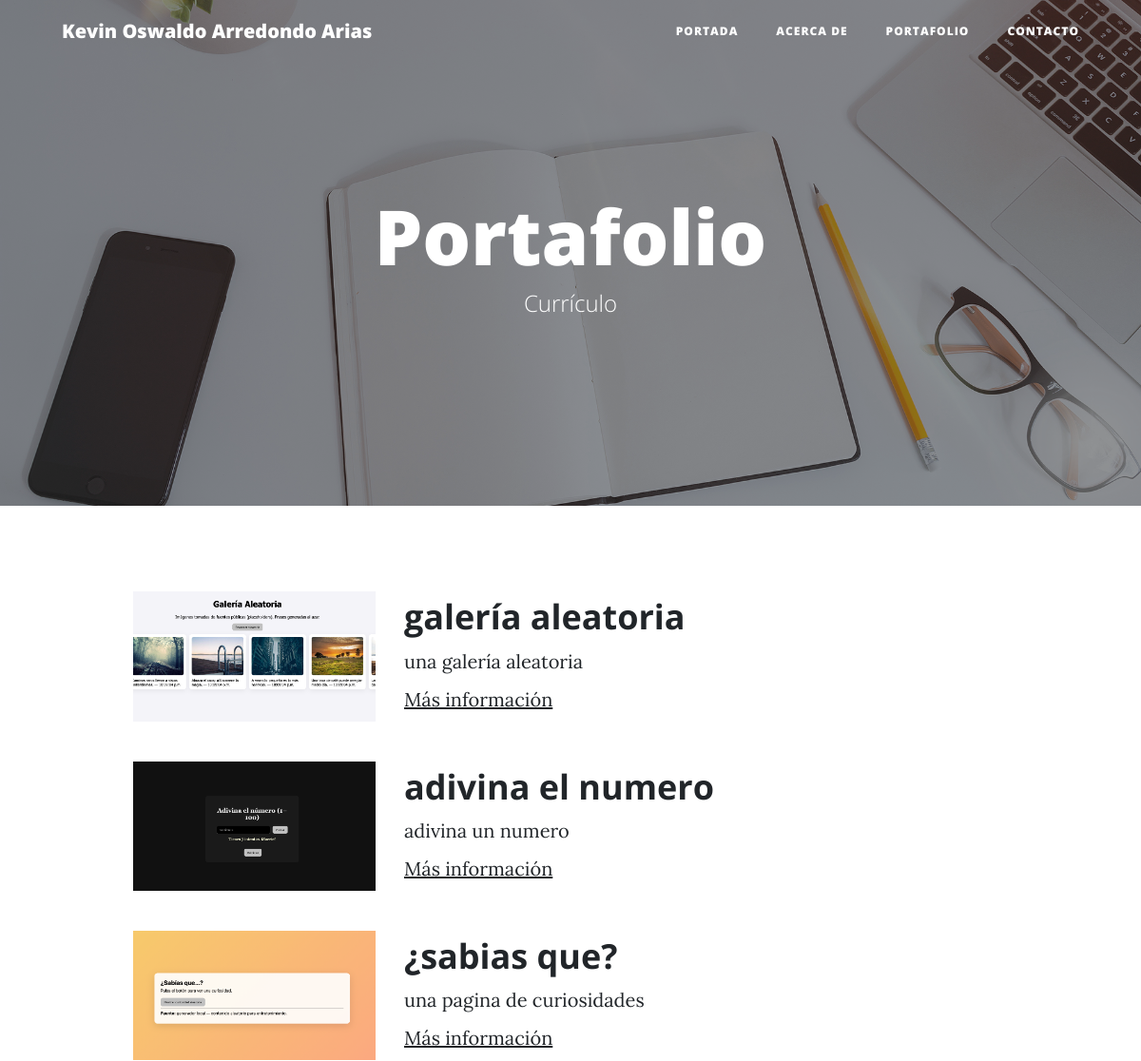
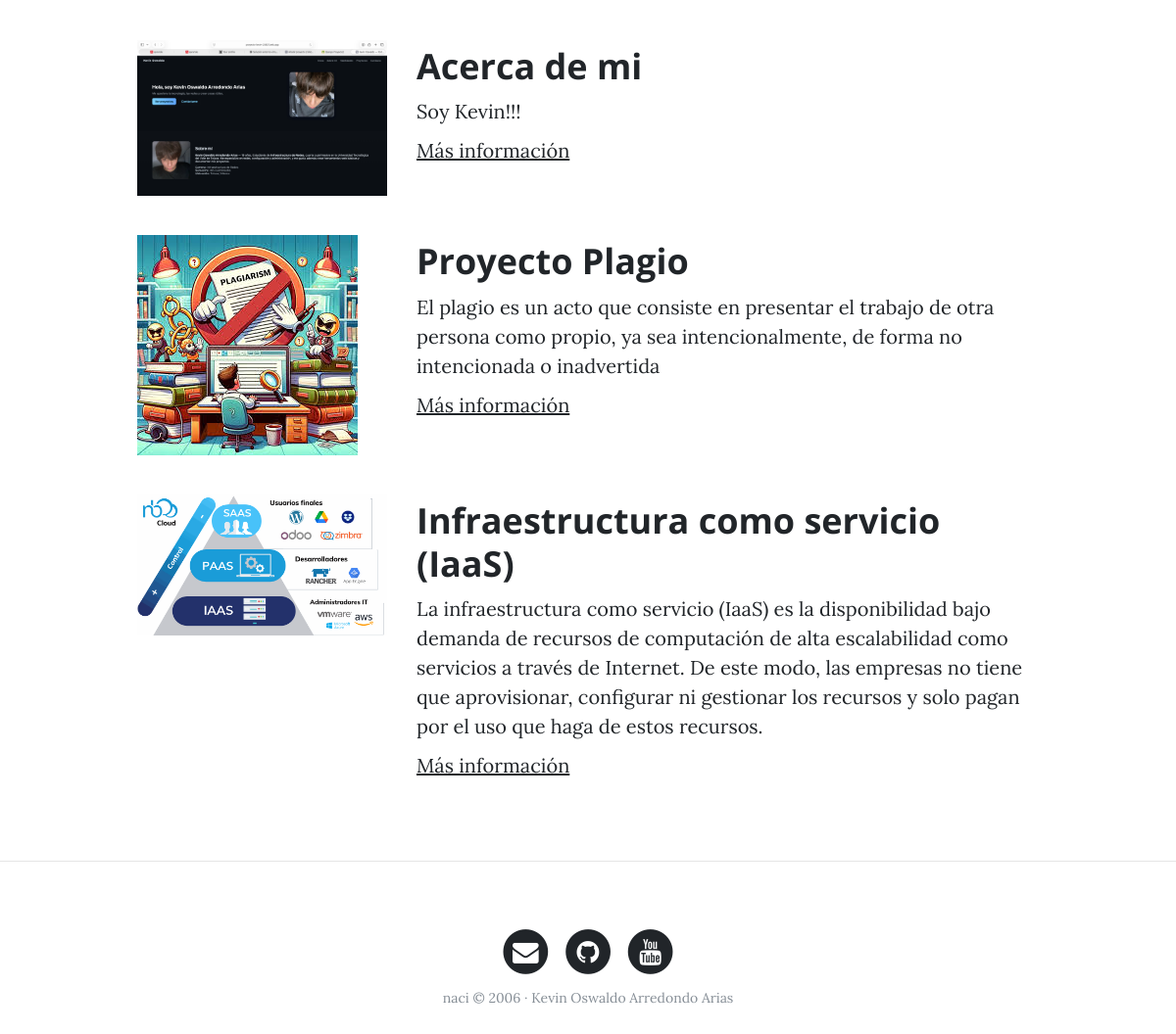
The page /portfolio/ on the database its author committed (2 pictures, top to bottom).
### portfolio/models.py (models this page shows, shortened)
class Project(models.Model):
    title = models.CharField(max_length=200, verbose_name="Título")
    description = models.TextField(verbose_name="Descripción")
    image = models.ImageField(verbose_name="Imagen", upload_to="projects")
    link = models.URLField(verbose_name="Dirección Web", null=True, blank=True)
    created = models.DateTimeField(auto_now_add=True, verbose_name="Fecha de creación")
    updated = models.DateTimeField(auto_now=True, verbose_name="Fecha de edición")
    class Meta:
        verbose_name = "proyecto"
        verbose_name_plural = "proyectos"
        ordering = ["-created"]

### portfolio/views.py (the view)
# urls.py: path('portfolio/', portfolio_views.portfolio, name="portfolio"),
def portfolio(request):
    projects = Project.objects.all()
    return render(request, "portfolio/portfolio.html", {'projects': projects})

### portfolio/templates/portfolio/portfolio.html (shortened to what this page needs)
{% extends 'core/base.html' %}
{% block background %}{% load static %}{% static 'core/img/portfolio-bg.jpg' %}{% endblock %}
{% block headers %}
<h1>Portafolio</h1>
<span class="subheading">Currículo</span>
{% endblock %}
{% block content %}
    {% for project in projects %}
        <div class="row project">
            <div class="col-lg-3 col-md-4 offset-lg-1">
                <img class="img-fluid" src="{{project.image.url}}" alt="">
            </div>
            <div class="col-lg-7 col-md-8">
                <h2 class="section-heading title">{{project.title}}</h2>
                <p>{{project.description}}</p>
                {% if project.link %}
                    <p><a href="{{project.link}}">Más información</a></p>
                {% endif %}
            </div>
        </div>
    {% endfor %}
{% endblock %}

### core/templates/core/base.html (shortened to what this page needs)
<!DOCTYPE html>
<html lang="es">
  <head>
    {% load static %}
    <link href="{% static 'core/vendor/bootstrap/css/bootstrap.min.css' %}" rel="stylesheet">
    <link href="{% static 'core/vendor/font-awesome/css/font-awesome.min.css' %}" rel="stylesheet" type="text/css">
    <link href="{% static 'core/css/clean-blog.min.css' %}" rel="stylesheet">
  </head>
  <body>
    <nav class="navbar navbar-expand-lg navbar-light fixed-top" id="mainNav">
      <div class="container">
        <a class="navbar-brand" href="{% url 'home' %}">Kevin Oswaldo Arredondo Arias</a>
        <div class="collapse navbar-collapse" id="navbarResponsive">
          <ul class="navbar-nav ml-auto">
            <li class="nav-item">
              <a class="nav-link" href="{% url 'home' %}">Portada</a>
            </li>
            <li class="nav-item">
              <a class="nav-link" href="{% url 'about' %}">Acerca de</a>
            </li>
            <li class="nav-item">
              <a class="nav-link" href="{% url 'portfolio' %}">Portafolio</a>
            </li>
            <li class="nav-item">
              <a class="nav-link" href="{% url 'contact' %}">Contacto</a>
            </li>
          </ul>
        </div>
      </div>
    </nav>
    <header class="masthead" style="background-image: url('{% block background %}{% endblock %}')">
      <div class="overlay"></div>
      <div class="container">
        <div class="row">
          <div class="col-lg-8 col-md-10 mx-auto">
            <div class="site-heading">
              {% block headers %}{% endblock %}
            </div>
          </div>
        </div>
      </div>
    </header>
    <div class="container">
      {% block content %}{% endblock %}
    </div>
    {% if request.path != "/" %}<hr>{% endif %}
    <footer>
      <div class="container">
        <div class="row">
          <div class="col-lg-8 col-md-10 mx-auto">
            <ul class="list-inline text-center">
              <li class="list-inline-item">
                <a href="#">
                  <span class="fa-stack fa-lg">
                    <i class="fa fa-circle fa-stack-2x"></i>
                    <i class="fa fa-envelope fa-stack-1x fa-inverse"></i>
                  </span>
                </a>
              </li>
              <li class="list-inline-item">
                <a href="#">
                  <span class="fa-stack fa-lg">
                    <i class="fa fa-circle fa-stack-2x"></i>
                    <i class="fa fa-github fa-stack-1x fa-inverse"></i>
                  </span>
                </a>
              </li>
              <li class="list-inline-item">
                <a href="#">
                  <span class="fa-stack fa-lg">
                    <i class="fa fa-circle fa-stack-2x"></i>
                    <i class="fa fa-youtube fa-stack-1x fa-inverse"></i>
                  </span>
                </a>
              </li>
            </ul>
            <p class="copyright text-muted">naci &copy; 2006 · Kevin Oswaldo Arredondo Arias </p>
          </div>
        </div>
      </div>
    </footer>
  </body>
</html>

### rows shown on the page
Project: image (picture), title "galería aleatoria", description "una galería aleatoria"
Project: image (picture), title "adivina el numero", description "adivina un numero"
Project: image (picture), title "¿sabias que?", description "una pagina de curiosidades"
Project: image (picture), title "Acerca de mi", description "Soy Kevin!!!"
Project: image (picture), title "Proyecto Plagio", description "El plagio es un acto que consiste en presentar el trabajo de otra persona como propio, ya sea intencionalmente, de forma no intencionada o inadvertida"
Project: image (picture), title "Infraestructura como servicio (IaaS)", description "La infraestructura como servicio (IaaS) es la disponibilidad bajo demanda de recursos de computación de alta escalabilidad como servicios a través de Internet. De este modo, las empresas no tiene que aprovisionar, configurar ni gestionar los recursos y solo pagan por el uso que haga de estos recursos."
